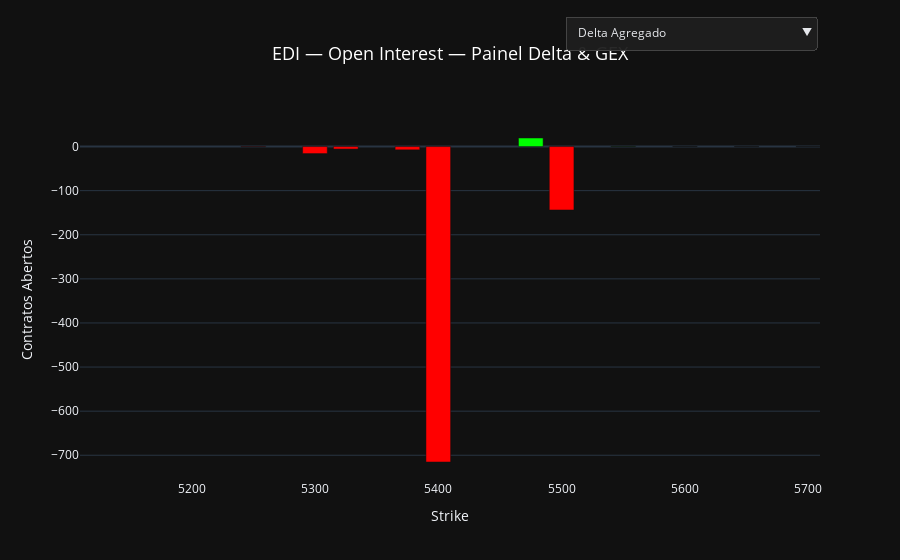
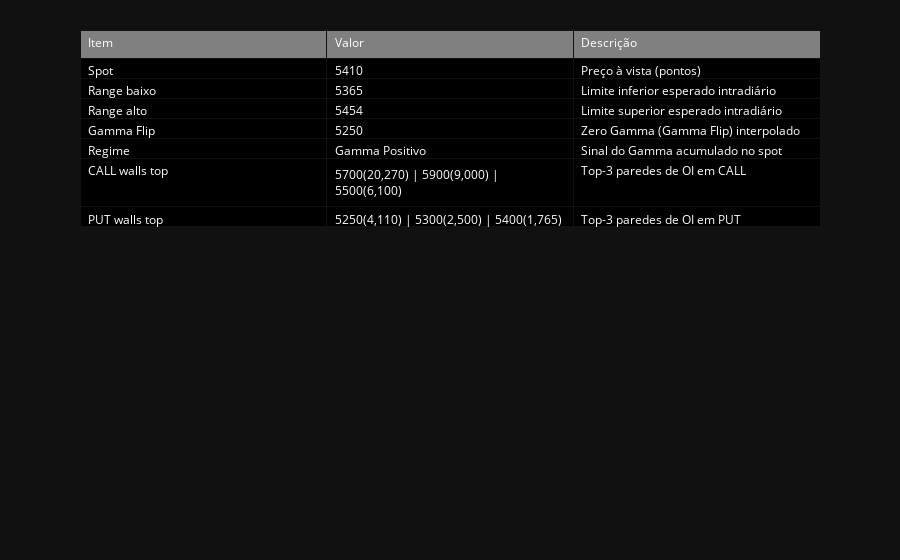

Source (notebook cell) for these figures, in order:
### Code cell
top_n = 3
idx_call = np.argsort(oi_call_ref)[-top_n:]
idx_put  = np.argsort(oi_put_ref)[-top_n:]
call_walls = strikes_ref[idx_call]
put_walls  = strikes_ref[idx_put]
call_walls_oi = oi_call_ref[idx_call]
put_walls_oi  = oi_put_ref[idx_put]

iv_atm = float(iv_strike_ref[int(np.argmin(np.abs(strikes_ref - SPOT)))])
iv_atm = (IV_ANNUAL if np.isnan(iv_atm) else iv_atm)
IV_DAILY = get_iv_daily_atm()
range_low, range_high = SPOT*(1 - IV_DAILY), SPOT*(1 + IV_DAILY)
range_lines = [
    dict(type='line', x0=float(range_low),  x1=float(range_low),  y0=0, y1=1, xref='x', yref='paper',
         line=dict(color='yellow', dash='dot', width=1)),
    dict(type='line', x0=float(range_high), x1=float(range_high), y0=0, y1=1, xref='x', yref='paper',
         line=dict(color='yellow', dash='dot', width=1)),
]

sg = np.sign(gex_cum)
idx = np.where(np.diff(sg)!=0)[0]
zero_gamma = None
if len(idx)>0:
    i = idx[0]
    y1, y2 = gex_cum[i], gex_cum[i+1]
    x1, x2 = strikes_ref[i], strikes_ref[i+1]
    zero_gamma = x1 - y1*(x2 - x1)/(y2 - y1) if y2!=y1 else x1

gamma_flip = zero_gamma if zero_gamma is not None else (strikes_ref[np.where(gex_cum_signed>=0)[0][0]] if np.any(gex_cum_signed>=0) else None)

call_top = sorted(list(zip(call_walls, call_walls_oi)), key=lambda x: x[1], reverse=True)
put_top  = sorted(list(zip(put_walls,  put_walls_oi)),  key=lambda x: x[1], reverse=True)
walls_call_txt = ' | '.join([f"{k:.0f}({v:,.0f})" for k,v in call_top])
walls_put_txt  = ' | '.join([f"{k:.0f}({v:,.0f})" for k,v in put_top])

regime = 'Gamma Positivo' if (gamma_flip is not None and SPOT>=gamma_flip) else 'Gamma Negativo'
regime_color = 'lime' if 'Positivo' in regime else 'red'
delta_agregado_val = float(np.nansum(dexp_tot))

info = (f"<b>DOLFUT:</b> <span style='color:lime'>{SPOT:.0f}</span><br>"
        f"<b>Delta Agregado:</b> {delta_agregado_val:,.0f}<br>"
        f"<b>Gamma Flip:</b> {(f'{gamma_flip:.0f}' if gamma_flip is not None else 'N/A')}<br>"
        f"<b>Regime:</b> <span style='color:{regime_color}'>{regime}</span><br>"
        f"<b>Vol Diária:</b> <span style='color:yellow'>{IV_DAILY*100:.2f}%</span><br>"
        f"<b>CALL walls:</b> {walls_call_txt}<br>"
        f"<b>PUT walls:</b> {walls_put_txt}")

fig2 = go.Figure()
fig2.add_trace(go.Bar(x=strikes_ref, y=dexp_tot, name='Delta Agregado',
                      marker_color=['lime' if v>=0 else 'red' for v in dexp_tot], visible=True))
fig2.add_trace(go.Scatter(x=strikes_ref, y=dexp_cum, mode='lines', name='Delta Acumulado',
                          visible=False, line=dict(width=3, color='yellow')))
fig2.add_trace(go.Bar(x=strikes_ref, y=gex_tot, name='Gamma Exposure', marker_color='cyan',
                      opacity=0.6, visible=False))
fig2.add_trace(go.Scatter(x=strikes_ref, y=gex_cum, mode='lines', name='Curvatura do Gamma (acumulado)',
                          line=dict(color='orange', width=3), visible=False))
fig2.add_trace(go.Bar(x=strikes_ref, y=oi_call_ref, name='CALL OI', marker_color='green', visible=False))
fig2.add_trace(go.Bar(x=strikes_ref, y=-oi_put_ref, name='PUT OI', marker_color='red', visible=False))
fig2.add_trace(go.Bar(x=midwalls_strikes, y=midwalls_call, marker_color='#2c2c2c', opacity=0.8,
                      visible=False, showlegend=False))
fig2.add_trace(go.Bar(x=midwalls_strikes, y=-midwalls_put, marker_color='#2c2c2c', opacity=0.8,
                      visible=False, showlegend=False))

fig2.update_layout(template='plotly_dark', barmode='overlay',
                   xaxis_title='Strike', yaxis_title='Contratos Abertos',
                   xaxis=dict(range=[SPOT-300, SPOT+300], tickmode='auto'),
                   legend=dict(orientation='h', yanchor='top', y=-0.15, xanchor='center', x=0.5),
                   margin=dict(t=100))

spot_line = dict(type='line', x0=float(SPOT), x1=float(SPOT), y0=0, y1=1, xref='x', yref='paper',
                 line=dict(color='lime', dash='dot', width=2))
hline0   = dict(type='line', x0=float(min_k), x1=float(max_k), y0=0, y1=0,
                line=dict(color='white', dash='dot', width=1))

flip_line = None
flip_label = None
spot_label = dict(x=float(SPOT), y=0.92, xref='x', yref='paper', text=f'SPOT {SPOT:.0f}', showarrow=False, font=dict(color='lime', size=12), bgcolor='black', bordercolor='lime')
if gamma_flip is not None:
    flip_line = dict(type='line', x0=float(gamma_flip), x1=float(gamma_flip), y0=0, y1=1,
                     xref='x', yref='paper', line=dict(color='red', dash='dash', width=2))
    flip_label = dict(x=float(gamma_flip), y=0.05, xref='x', yref='paper', text='Gamma Flip',
                      showarrow=False, font=dict(color='red', size=12),
                      bgcolor='black', bordercolor='red')

wall_lines = ([dict(type='line', x0=float(k), x1=float(k), y0=0, y1=1, xref='x', yref='paper',
                    line=dict(color='green', dash='dot', width=1)) for k in call_walls]
              + [dict(type='line', x0=float(k), x1=float(k), y0=0, y1=1, xref='x', yref='paper',
                      line=dict(color='red', dash='dot', width=1)) for k in put_walls])

def infobox2():
    return dict(xref='paper', yref='paper', x=0.99, y=0.95, xanchor='right', showarrow=False,
                align='left', text=info, font=dict(size=14, color='white'),
                bordercolor=regime_color, borderwidth=2, borderpad=6,
                bgcolor='rgba(20,20,20,0.85)', opacity=0.95)

buttons2 = [
    dict(label='Delta Agregado', method='update',
         args=[{'visible':[True, False, False, False, False, False, False, False]},
               {'title':'USD/BRL — Delta Agregado (nova célula)',
                'shapes':[spot_line, hline0] + range_lines,
                'annotations':[infobox2(), spot_label]}]),
    dict(label='Delta Acumulado', method='update',
         args=[{'visible':[False, True, False, False, False, False, False, False]},
               {'title':'USD/BRL — Delta Acumulado (nova célula)',
                'shapes':[spot_line, hline0] + range_lines,
                'annotations':[infobox2(), spot_label]}]),
    dict(label='Gamma Exposure', method='update',
         args=[{'visible':[False, False, True, True, False, False, False, False]},
               {'title':'Edi - Dólar "Análise de Open Interest"',
                'shapes':[spot_line, hline0] + range_lines + ([flip_line] if flip_line else []),
                'annotations':([infobox2(), spot_label, flip_label] if flip_label else [infobox2(), spot_label])}]),
    dict(label='Open Interest por Strike', method='update',
         args=[{'visible':[False, False, False, False, True, True, True, True]},
               {'title':'USD/BRL — OI por Strike (nova célula)',
                'shapes':[spot_line, hline0] + range_lines + (wall_lines if wall_lines else []),
                'annotations':[infobox2(), spot_label]}]),
    dict(label='Visão Completa', method='relayout',
         args=[{'xaxis.range':[float(min_k) - pad, float(max_k) + pad]}]),
]

overlayButtons = [
    dict(label='Overlay: Range + Walls + ZeroGamma', method='relayout',
         args=[{'shapes':[spot_line, hline0] + range_lines
                          + (wall_lines if wall_lines else [])
                          + ([flip_line] if flip_line else [])}]),
    dict(label='Overlay: Range apenas', method='relayout',
         args=[{'shapes':[spot_line, hline0] + range_lines}]),
    dict(label='Overlay: Walls apenas', method='relayout',
         args=[{'shapes':[spot_line, hline0] + (wall_lines if wall_lines else [])}]),
    dict(label='Overlay: GammaFlip apenas', method='relayout',
         args=[{'shapes':[spot_line, hline0] + ([flip_line] if flip_line else [])}]),
    dict(label='Limpar overlays', method='relayout',
         args=[{'shapes':[spot_line, hline0]}]),
]
buttonsUnified = buttons2 + overlayButtons

BRAND_TITLE = 'EDI &#8212; Open Interest &#8212; Painel Delta & GEX'
fig2.update_layout(updatemenus=[
    dict(type='dropdown', direction='down', showactive=True, active=0, x=1.00, y=1.30, buttons=buttonsUnified, bgcolor='rgba(30,30,30,0.95)', bordercolor='#444', borderwidth=1, font=dict(color='#e5e7eb', size=12), pad=dict(t=4, r=4, b=4, l=4))
], title=dict(text=BRAND_TITLE, font=dict(color='white', size=18), x=0.5))
fig2.show()
items = ['Spot','Range baixo','Range alto','Gamma Flip','Regime','CALL walls top','PUT walls top']
values = [f'{SPOT:.0f}', f'{range_low:.0f}', f'{range_high:.0f}', (f'{gamma_flip:.0f}' if gamma_flip is not None else 'N/A'), regime, walls_call_txt, walls_put_txt]
descs  = ['Preço à vista (pontos)', 'Limite inferior esperado intradiário', 'Limite superior esperado intradiário', 'Zero Gamma (Gamma Flip) interpolado', 'Sinal do Gamma acumulado no spot', 'Top-3 paredes de OI em CALL', 'Top-3 paredes de OI em PUT']
fig_vals = go.Figure(data=[go.Table(
    header=dict(values=['Item','Valor','Descrição'], fill_color='grey', align='left', font=dict(color='white', size=12)),
    cells=dict(values=[items, values, descs], fill_color='black', align='left', font=dict(color='white', size=12))
)])
fig_vals.update_layout(template='plotly_dark', margin=dict(t=30))
fig_vals.show()

### Figure 1 — Plotly figure (JSON) as saved in the notebook; plotly's stock layout.template omitted (floating-point values rounded to 4 significant figures)
{"data": [{"marker": {"color": ["red", "red", "red", "red", "red", "lime", "red", "lime", "lime", "lime", "lime", "lime", "lime", "lime", "lime"]}, "name": "Delta Agregado", "type": "bar", "visible": true, "x": [5250.0, 5300.0, 5325.0, 5375.0, 5400.0, 5475.0, 5500.0, 5550.0, 5600.0, 5650.0, 5700.0, 5725.0, 5800.0, 5900.0, 6000.0], "y": [-0.5762, -15.92, -5.703, -7.429, -715.3, 19.39, -143.8, 0.3206, 0.07797, 3.285e-05, 3.605e-06, 2.626e-09, 1.551e-14, 8.493e-22, 3.136e-33]}, {"line": {"color": "yellow", "width": 3}, "mode": "lines", "name": "Delta Acumulado", "type": "scatter", "visible": false, "x": [5250.0, 5300.0, 5325.0, 5375.0, 5400.0, 5475.0, 5500.0, 5550.0, 5600.0, 5650.0, 5700.0, 5725.0, 5800.0, 5900.0, 6000.0], "y": [-0.5762, -16.49, -22.2, -29.63, -744.9, -725.5, -869.3, -869.0, -868.9, -868.9, -868.9, -868.9, -868.9, -868.9, -868.9]}, {"marker": {"color": "cyan"}, "name": "Gamma Exposure", "opacity": 0.6, "type": "bar", "visible": false, "x": [5250.0, 5300.0, 5325.0, 5375.0, 5400.0, 5475.0, 5500.0, 5550.0, 5600.0, 5650.0, 5700.0, 5725.0, 5800.0, 5900.0, 6000.0], "y": [134500.0, 2698000.0, 792100.0, 611300.0, 41200000.0, 2187000.0, 22070000.0, 64480.0, 20470.0, 10.66, 1.395, 0.001098, 7.923e-09, 5.381e-16, 2.366e-27]}, {"line": {"color": "orange", "width": 3}, "mode": "lines", "name": "Curvatura do Gamma (acumulado)", "type": "scatter", "visible": false, "x": [5250.0, 5300.0, 5325.0, 5375.0, 5400.0, 5475.0, 5500.0, 5550.0, 5600.0, 5650.0, 5700.0, 5725.0, 5800.0, 5900.0, 6000.0], "y": [134500.0, 2833000.0, 3625000.0, 4236000.0, 45440000.0, 47630000.0, 69700000.0, 69760000.0, 69780000.0, 69780000.0, 69780000.0, 69780000.0, 69780000.0, 69780000.0, 69780000.0]}, {"marker": {"color": "green"}, "name": "CALL OI", "type": "bar", "visible": false, "x": [5250.0, 5300.0, 5325.0, 5375.0, 5400.0, 5475.0, 5500.0, 5550.0, 5600.0, 5650.0, 5700.0, 5725.0, 5800.0, 5900.0, 6000.0], "y": [0.0, 0.0, 0.0, 0.0, 0.0, 250.0, 6100.0, 290.0, 4500.0, 350.0, 20270.0, 500.0, 525.0, 9000.0, 450.0]}, {"marker": {"color": "red"}, "name": "PUT OI", "type": "bar", "visible": false, "x": [5250.0, 5300.0, 5325.0, 5375.0, 5400.0, 5475.0, 5500.0, 5550.0, 5600.0, 5650.0, 5700.0, 5725.0, 5800.0, 5900.0, 6000.0], "y": [-4110.0, -2500.0, -210.0, -35.0, -1765.0, -0.0, -300.0, -0.0, -0.0, -0.0, -0.0, -0.0, -0.0, -0.0, -0.0]}, {"marker": {"color": "#2c2c2c"}, "opacity": 0.8, "showlegend": false, "type": "bar", "visible": false, "x": [5275.0, 5312.0, 5350.0, 5388.0, 5438.0, 5488.0, 5525.0, 5575.0, 5625.0, 5675.0, 5712.0, 5762.0, 5850.0, 5950.0], "y": [0.0, 0.0, 0.0, 0.0, 125.0, 3175.0, 3195.0, 2395.0, 2425.0, 10310.0, 10380.0, 512.5, 4762.0, 4725.0]}, {"marker": {"color": "#2c2c2c"}, "opacity": 0.8, "showlegend": false, "type": "bar", "visible": false, "x": [5275.0, 5312.0, 5350.0, 5388.0, 5438.0, 5488.0, 5525.0, 5575.0, 5625.0, 5675.0, 5712.0, 5762.0, 5850.0, 5950.0], "y": [-3305.0, -1355.0, -122.5, -900.0, -882.5, -150.0, -150.0, -0.0, -0.0, -0.0, -0.0, -0.0, -0.0, -0.0]}], "layout": {"barmode": "overlay", "legend": {"orientation": "h", "x": 0.5, "xanchor": "center", "y": -0.15, "yanchor": "top"}, "margin": {"t": 100}, "title": {"font": {"color": "white", "size": 18}, "text": "EDI &#8212; Open Interest &#8212; Painel Delta & GEX", "x": 0.5}, "updatemenus": [{"active": 0, "bgcolor": "rgba(30,30,30,0.95)", "bordercolor": "#444", "borderwidth": 1, "buttons": [{"args": [{"visible": [true, false, false, false, false, false, false, false]}, {"annotations": [{"align": "left", "bgcolor": "rgba(20,20,20,0.85)", "bordercolor": "lime", "borderpad": 6, "borderwidth": 2, "font": {"color": "white", "size": 14}, "opacity": 0.95, "showarrow": false, "text": "<b>DOLFUT:</b> <span style='color:lime'>5410</span><br><b>Delta Agregado:</b> -869<br><b>Gamma Flip:</b> 5250<br><b>Regime:</b> <span style='color:lime'>Gamma Positivo</span><br><b>Vol Diária:</b> <span style='color:yellow'>0.83%</span><br><b>CALL walls:</b> 5700(20,270) | 5900(9,000) | 5500(6,100)<br><b>PUT walls:</b> 5250(4,110) | 5300(2,500) | 5400(1,765)", "x": 0.99, "xanchor": "right", "xref": "paper", "y": 0.95, "yref": "paper"}, {"bgcolor": "black", "bordercolor": "lime", "font": {"color": "lime", "size": 12}, "showarrow": false, "text": "SPOT 5410", "x": 5410.0, "xref": "x", "y": 0.92, "yref": "paper"}], "shapes": [{"line": {"color": "lime", "dash": "dot", "width": 2}, "type": "line", "x0": 5410.0, "x1": 5410.0, "xref": "x", "y0": 0, "y1": 1, "yref": "paper"}, {"line": {"color": "white", "dash": "dot", "width": 1}, "type": "line", "x0": 5250, "x1": 6000, "y0": 0, "y1": 0}, {"line": {"color": "yellow", "dash": "dot", "width": 1}, "type": "line", "x0": 5365.0, "x1": 5365.0, "xref": "x", "y0": 0, "y1": 1, "yref": "paper"}, {"line": {"color": "yellow", "dash": "dot", "width": 1}, "type": "line", "x0": 5454.0, "x1": 5454.0, "xref": "x", "y0": 0, "y1": 1, "yref": "paper"}], "title": "USD/BRL — Delta Agregado (nova célula)"}], "label": "Delta Agregado", "method": "update"}, {"args": [{"visible": [false, true, false, false, false, false, false, false]}, {"annotations": [{"align": "left", "bgcolor": "rgba(20,20,20,0.85)", "bordercolor": "lime", "borderpad": 6, "borderwidth": 2, "font": {"color": "white", "size": 14}, "opacity": 0.95, "showarrow": false, "text": "<b>DOLFUT:</b> <span style='color:lime'>5410</span><br><b>Delta Agregado:</b> -869<br><b>Gamma Flip:</b> 5250<br><b>Regime:</b> <span style='color:lime'>Gamma Positivo</span><br><b>Vol Diária:</b> <span style='color:yellow'>0.83%</span><br><b>CALL walls:</b> 5700(20,270) | 5900(9,000) | 5500(6,100)<br><b>PUT walls:</b> 5250(4,110) | 5300(2,500) | 5400(1,765)", "x": 0.99, "xanchor": "right", "xref": "paper", "y": 0.95, "yref": "paper"}, {"bgcolor": "black", "bordercolor": "lime", "font": {"color": "lime", "size": 12}, "showarrow": false, "text": "SPOT 5410", "x": 5410.0, "xref": "x", "y": 0.92, "yref": "paper"}], "shapes": [{"line": {"color": "lime", "dash": "dot", "width": 2}, "type": "line", "x0": 5410.0, "x1": 5410.0, "xref": "x", "y0": 0, "y1": 1, "yref": "paper"}, {"line": {"color": "white", "dash": "dot", "width": 1}, "type": "line", "x0": 5250, "x1": 6000, "y0": 0, "y1": 0}, {"line": {"color": "yellow", "dash": "dot", "width": 1}, "type": "line", "x0": 5365.0, "x1": 5365.0, "xref": "x", "y0": 0, "y1": 1, "yref": "paper"}, {"line": {"color": "yellow", "dash": "dot", "width": 1}, "type": "line", "x0": 5454.0, "x1": 5454.0, "xref": "x", "y0": 0, "y1": 1, "yref": "paper"}], "title": "USD/BRL — Delta Acumulado (nova célula)"}], "label": "Delta Acumulado", "method": "update"}, {"args": [{"visible": [false, false, true, true, false, false, false, false]}, {"annotations": [{"align": "left", "bgcolor": "rgba(20,20,20,0.85)", "bordercolor": "lime", "borderpad": 6, "borderwidth": 2, "font": {"color": "white", "size": 14}, "opacity": 0.95, "showarrow": false, "text": "<b>DOLFUT:</b> <span style='color:lime'>5410</span><br><b>Delta Agregado:</b> -869<br><b>Gamma Flip:</b> 5250<br><b>Regime:</b> <span style='color:lime'>Gamma Positivo</span><br><b>Vol Diária:</b> <span style='color:yellow'>0.83%</span><br><b>CALL walls:</b> 5700(20,270) | 5900(9,000) | 5500(6,100)<br><b>PUT walls:</b> 5250(4,110) | 5300(2,500) | 5400(1,765)", "x": 0.99, "xanchor": "right", "xref": "paper", "y": 0.95, "yref": "paper"}, {"bgcolor": "black", "bordercolor": "lime", "font": {"color": "lime", "size": 12}, "showarrow": false, "text": "SPOT 5410", "x": 5410.0, "xref": "x", "y": 0.92, "yref": "paper"}, {"bgcolor": "black", "bordercolor": "red", "font": {"color": "red", "size": 12}, "showarrow": false, "text": "Gamma Flip", "x": 5250, "xref": "x", "y": 0.05, "yref": "paper"}], "shapes": [{"line": {"color": "lime", "dash": "dot", "width": 2}, "type": "line", "x0": 5410.0, "x1": 5410.0, "xref": "x", "y0": 0, "y1": 1, "yref": "paper"}, {"line": {"color": "white", "dash": "dot", "width": 1}, "type": "line", "x0": 5250, "x1": 6000, "y0": 0, "y1": 0}, {"line": {"color": "yellow", "dash": "dot", "width": 1}, "type": "line", "x0": 5365.0, "x1": 5365.0, "xref": "x", "y0": 0, "y1": 1, "yref": "paper"}, {"line": {"color": "yellow", "dash": "dot", "width": 1}, "type": "line", "x0": 5454.0, "x1": 5454.0, "xref": "x", "y0": 0, "y1": 1, "yref": "paper"}, {"line": {"color": "red", "dash": "dash", "width": 2}, "type": "line", "x0": 5250, "x1": 5250, "xref": "x", "y0": 0, "y1": 1, "yref": "paper"}], "title": "Edi - Dólar \"Análise de Open Interest\""}], "label": "Gamma Exposure", "method": "update"}, {"args": [{"visible": [false, false, false, false, true, true, true, true]}, {"annotations": [{"align": "left", "bgcolor": "rgba(20,20,20,0.85)", "bordercolor": "lime", "borderpad": 6, "borderwidth": 2, "font": {"color": "white", "size": 14}, "opacity": 0.95, "showarrow": false, "text": "<b>DOLFUT:</b> <span style='color:lime'>5410</span><br><b>Delta Agregado:</b> -869<br><b>Gamma Flip:</b> 5250<br><b>Regime:</b> <span style='color:lime'>Gamma Positivo</span><br><b>Vol Diária:</b> <span style='color:yellow'>0.83%</span><br><b>CALL walls:</b> 5700(20,270) | 5900(9,000) | 5500(6,100)<br><b>PUT walls:</b> 5250(4,110) | 5300(2,500) | 5400(1,765)", "x": 0.99, "xanchor": "right", "xref": "paper", "y": 0.95, "yref": "paper"}, {"bgcolor": "black", "bordercolor": "lime", "font": {"color": "lime", "size": 12}, "showarrow": false, "text": "SPOT 5410", "x": 5410.0, "xref": "x", "y": 0.92, "yref": "paper"}], "shapes": [{"line": {"color": "lime", "dash": "dot", "width": 2}, "type": "line", "x0": 5410.0, "x1": 5410.0, "xref": "x", "y0": 0, "y1": 1, "yref": "paper"}, {"line": {"color": "white", "dash": "dot", "width": 1}, "type": "line", "x0": 5250, "x1": 6000, "y0": 0, "y1": 0}, {"line": {"color": "yellow", "dash": "dot", "width": 1}, "type": "line", "x0": 5365.0, "x1": 5365.0, "xref": "x", "y0": 0, "y1": 1, "yref": "paper"}, {"line": {"color": "yellow", "dash": "dot", "width": 1}, "type": "line", "x0": 5454.0, "x1": 5454.0, "xref": "x", "y0": 0, "y1": 1, "yref": "paper"}, {"line": {"color": "green", "dash": "dot", "width": 1}, "type": "line", "x0": 5500, "x1": 5500, "xref": "x", "y0": 0, "y1": 1, "yref": "paper"}, {"line": {"color": "green", "dash": "dot", "width": 1}, "type": "line", "x0": 5900, "x1": 5900, "xref": "x", "y0": 0, "y1": 1, "yref": "paper"}, {"line": {"color": "green", "dash": "dot", "width": 1}, "type": "line", "x0": 5700, "x1": 5700, "xref": "x", "y0": 0, "y1": 1, "yref": "paper"}, {"line": {"color": "red", "dash": "dot", "width": 1}, "type": "line", "x0": 5400, "x1": 5400, "xref": "x", "y0": 0, "y1": 1, "yref": "paper"}, {"line": {"color": "red", "dash": "dot", "width": 1}, "type": "line", "x0": 5300, "x1": 5300, "xref": "x", "y0": 0, "y1": 1, "yref": "paper"}, {"line": {"color": "red", "dash": "dot", "width": 1}, "type": "line", "x0": 5250, "x1": 5250, "xref": "x", "y0": 0, "y1": 1, "yref": "paper"}], "title": "USD/BRL — OI por Strike (nova célula)"}], "label": "Open Interest por Strike", "method": "update"}, {"args": [{"xaxis.range": [5228, 6022]}], "label": "Visão Completa", "method": "relayout"}, {"args": [{"shapes": [{"line": {"color": "lime", "dash": "dot", "width": 2}, "type": "line", "x0": 5410.0, "x1": 5410.0, "xref": "x", "y0": 0, "y1": 1, "yref": "paper"}, {"line": {"color": "white", "dash": "dot", "width": 1}, "type": "line", "x0": 5250, "x1": 6000, "y0": 0, "y1": 0}, {"line": {"color": "yellow", "dash": "dot", "width": 1}, "type": "line", "x0": 5365.0, "x1": 5365.0, "xref": "x", "y0": 0, "y1": 1, "yref": "paper"}, {"line": {"color": "yellow", "dash": "dot", "width": 1}, "type": "line", "x0": 5454.0, "x1": 5454.0, "xref": "x", "y0": 0, "y1": 1, "yref": "paper"}, {"line": {"color": "green", "dash": "dot", "width": 1}, "type": "line", "x0": 5500, "x1": 5500, "xref": "x", "y0": 0, "y1": 1, "yref": "paper"}, {"line": {"color": "green", "dash": "dot", "width": 1}, "type": "line", "x0": 5900, "x1": 5900, "xref": "x", "y0": 0, "y1": 1, "yref": "paper"}, {"line": {"color": "green", "dash": "dot", "width": 1}, "type": "line", "x0": 5700, "x1": 5700, "xref": "x", "y0": 0, "y1": 1, "yref": "paper"}, {"line": {"color": "red", "dash": "dot", "width": 1}, "type": "line", "x0": 5400, "x1": 5400, "xref": "x", "y0": 0, "y1": 1, "yref": "paper"}, {"line": {"color": "red", "dash": "dot", "width": 1}, "type": "line", "x0": 5300, "x1": 5300, "xref": "x", "y0": 0, "y1": 1, "yref": "paper"}, {"line": {"color": "red", "dash": "dot", "width": 1}, "type": "line", "x0": 5250, "x1": 5250, "xref": "x", "y0": 0, "y1": 1, "yref": "paper"}, {"line": {"color": "red", "dash": "dash", "width": 2}, "type": "line", "x0": 5250, "x1": 5250, "xref": "x", "y0": 0, "y1": 1, "yref": "paper"}]}], "label": "Overlay: Range + Walls + ZeroGamma", "method": "relayout"}, {"args": [{"shapes": [{"line": {"color": "lime", "dash": "dot", "width": 2}, "type": "line", "x0": 5410.0, "x1": 5410.0, "xref": "x", "y0": 0, "y1": 1, "yref": "paper"}, {"line": {"color": "white", "dash": "dot", "width": 1}, "type": "line", "x0": 5250, "x1": 6000, "y0": 0, "y1": 0}, {"line": {"color": "yellow", "dash": "dot", "width": 1}, "type": "line", "x0": 5365.0, "x1": 5365.0, "xref": "x", "y0": 0, "y1": 1, "yref": "paper"}, {"line": {"color": "yellow", "dash": "dot", "width": 1}, "type": "line", "x0": 5454.0, "x1": 5454.0, "xref": "x", "y0": 0, "y1": 1, "yref": "paper"}]}], "label": "Overlay: Range apenas", "method": "relayout"}, {"args": [{"shapes": [{"line": {"color": "lime", "dash": "dot", "width": 2}, "type": "line", "x0": 5410.0, "x1": 5410.0, "xref": "x", "y0": 0, "y1": 1, "yref": "paper"}, {"line": {"color": "white", "dash": "dot", "width": 1}, "type": "line", "x0": 5250, "x1": 6000, "y0": 0, "y1": 0}, {"line": {"color": "green", "dash": "dot", "width": 1}, "type": "line", "x0": 5500, "x1": 5500, "xref": "x", "y0": 0, "y1": 1, "yref": "paper"}, {"line": {"color": "green", "dash": "dot", "width": 1}, "type": "line", "x0": 5900, "x1": 5900, "xref": "x", "y0": 0, "y1": 1, "yref": "paper"}, {"line": {"color": "green", "dash": "dot", "width": 1}, "type": "line", "x0": 5700, "x1": 5700, "xref": "x", "y0": 0, "y1": 1, "yref": "paper"}, {"line": {"color": "red", "dash": "dot", "width": 1}, "type": "line", "x0": 5400, "x1": 5400, "xref": "x", "y0": 0, "y1": 1, "yref": "paper"}, {"line": {"color": "red", "dash": "dot", "width": 1}, "type": "line", "x0": 5300, "x1": 5300, "xref": "x", "y0": 0, "y1": 1, "yref": "paper"}, {"line": {"color": "red", "dash": "dot", "width": 1}, "type": "line", "x0": 5250, "x1": 5250, "xref": "x", "y0": 0, "y1": 1, "yref": "paper"}]}], "label": "Overlay: Walls apenas", "method": "relayout"}, {"args": [{"shapes": [{"line": {"color": "lime", "dash": "dot", "width": 2}, "type": "line", "x0": 5410.0, "x1": 5410.0, "xref": "x", "y0": 0, "y1": 1, "yref": "paper"}, {"line": {"color": "white", "dash": "dot", "width": 1}, "type": "line", "x0": 5250, "x1": 6000, "y0": 0, "y1": 0}, {"line": {"color": "red", "dash": "dash", "width": 2}, "type": "line", "x0": 5250, "x1": 5250, "xref": "x", "y0": 0, "y1": 1, "yref": "paper"}]}], "label": "Overlay: GammaFlip apenas", "method": "relayout"}, {"args": [{"shapes": [{"line": {"color": "lime", "dash": "dot", "width": 2}, "type": "line", "x0": 5410.0, "x1": 5410.0, "xref": "x", "y0": 0, "y1": 1, "yref": "paper"}, {"line": {"color": "white", "dash": "dot", "width": 1}, "type": "line", "x0": 5250, "x1": 6000, "y0": 0, "y1": 0}]}], "label": "Limpar overlays", "method": "relayout"}], "direction": "down", "font": {"color": "#e5e7eb", "size": 12}, "pad": {"b": 4, "l": 4, "r": 4, "t": 4}, "showactive": true, "type": "dropdown", "x": 1, "y": 1.3}], "xaxis": {"range": [5110.0, 5710.0], "tickmode": "auto", "title": {"text": "Strike"}}, "yaxis": {"title": {"text": "Contratos Abertos"}}}}

### Figure 2 — Plotly figure (JSON) as saved in the notebook; plotly's stock layout.template omitted (floating-point values rounded to 4 significant figures)
{"data": [{"cells": {"align": "left", "fill": {"color": "black"}, "font": {"color": "white", "size": 12}, "values": [["Spot", "Range baixo", "Range alto", "Gamma Flip", "Regime", "CALL walls top", "PUT walls top"], ["5410", "5365", "5454", "5250", "Gamma Positivo", "5700(20,270) | 5900(9,000) | 5500(6,100)", "5250(4,110) | 5300(2,500) | 5400(1,765)"], ["Preço à vista (pontos)", "Limite inferior esperado intradiário", "Limite superior esperado intradiário", "Zero Gamma (Gamma Flip) interpolado", "Sinal do Gamma acumulado no spot", "Top-3 paredes de OI em CALL", "Top-3 paredes de OI em PUT"]]}, "header": {"align": "left", "fill": {"color": "grey"}, "font": {"color": "white", "size": 12}, "values": ["Item", "Valor", "Descrição"]}, "type": "table"}], "layout": {"margin": {"t": 30}}}
